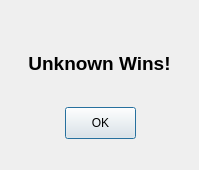
<?xml version="1.0" encoding="UTF-8"?>
<ui version="4.0">
 <class>HaveWinner</class>
 <widget class="QDialog" name="HaveWinner">
  <property name="geometry">
   <rect>
    <x>0</x>
    <y>0</y>
    <width>199</width>
    <height>170</height>
   </rect>
  </property>
  <property name="windowTitle">
   <string>Game Ended</string>
  </property>
  <widget class="QPushButton" name="pushButton">
   <property name="geometry">
    <rect>
     <x>65</x>
     <y>107</y>
     <width>71</width>
     <height>32</height>
    </rect>
   </property>
   <property name="text">
    <string>OK</string>
   </property>
  </widget>
  <widget class="QLabel" name="winnerLb">
   <property name="geometry">
    <rect>
     <x>24</x>
     <y>53</y>
     <width>151</width>
     <height>20</height>
    </rect>
   </property>
   <property name="font">
    <font>
     <pointsize>14</pointsize>
     <weight>75</weight>
     <bold>true</bold>
    </font>
   </property>
   <property name="text">
    <string>Unknown Wins!</string>
   </property>
   <property name="alignment">
    <set>Qt::AlignCenter</set>
   </property>
  </widget>
 </widget>
 <resources/>
 <connections>
  <connection>
   <sender>pushButton</sender>
   <signal>clicked()</signal>
   <receiver>HaveWinner</receiver>
   <slot>accept()</slot>
   <hints>
    <hint type="sourcelabel">
     <x>100</x>
     <y>122</y>
    </hint>
    <hint type="destinationlabel">
     <x>99</x>
     <y>84</y>
    </hint>
   </hints>
  </connection>
 </connections>
</ui>
